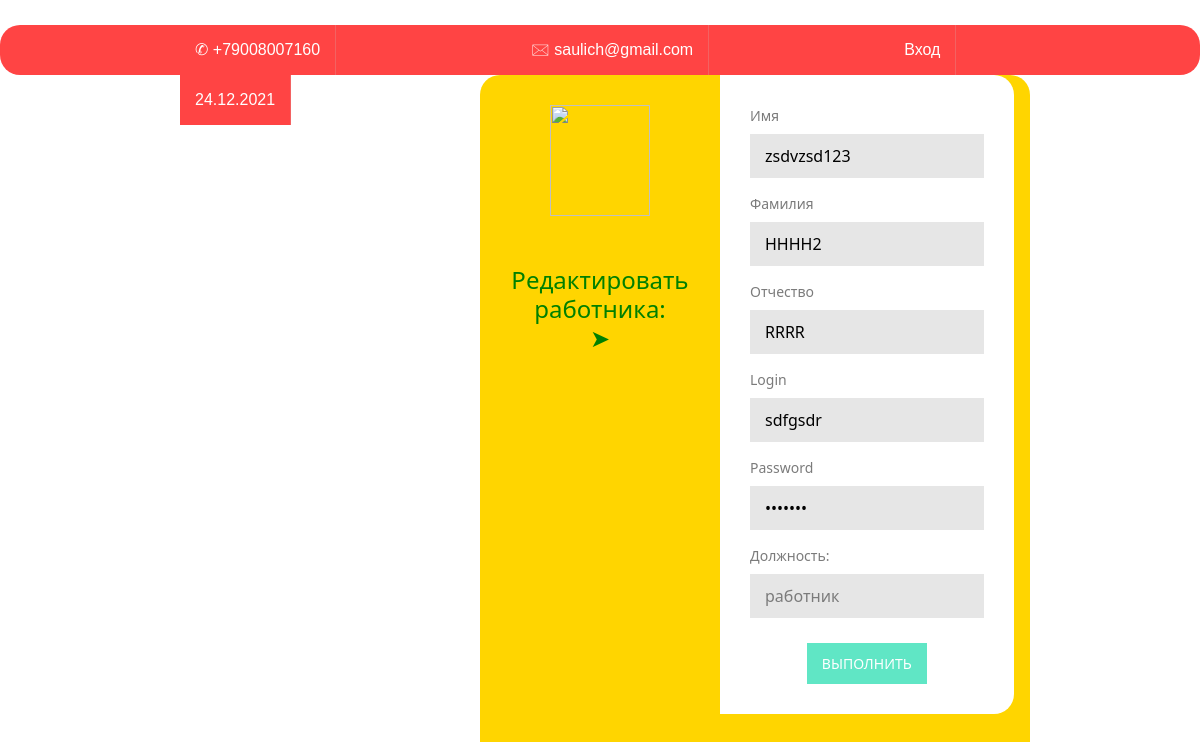
Screenshot of /edit_employeer.html/1 with the database file from the repository.
### firstapp/models.py (models this page shows, shortened)
class User(models.Model):
    login = models.CharField(max_length=50)
    password = models.CharField(max_length=50)
    name = models.CharField(max_length=50)
    surname = models.CharField(max_length=50)
    patronymic = models.CharField(max_length=50)
    photo_profile = models.ImageField(upload_to="photos_profile/%Y/%m/%d", verbose_name="Фото профиля")

### firstapp/views.py (the view, shortened to what this page needs)
# urls.py: path('edit_employeer.html/<int:id>', EditEmployeer.as_view()),
class EditEmployeer(View):
    def get(self, request, id):
        infoUser = get_info_user(id)
        context = {
            'infoUser': infoUser
        }
        return render(request, 'edit_employeer.html', context=context)

### firstapp/basa.py (called while the page is built)
def get_info_user(id):
    rez = User.objects.filter(id = id)
    return rez

### firstapp/templates/edit_employeer.html (shortened to what this page needs)
{% extends 'layout.html'%}
{% block content%}
<div class="form-wrap">
  <div class="profile"><img   src="http://cdn.onlinewebfonts.com/svg/download_243840.png" width="100" height="111">
    <h1>Редактировать работника: <br>
    &#10148;</h1>
  </div>
  <form method="post">
      {% for info in infoUser %}
        <div>
            <label for="name">Имя</label>
            <input type="text" name="name" value="{{info.name}}" required>
        </div>
        <div>
            <label for="surname">Фамилия</label>
            <input type="text" name="surname" value="{{info.surname}}" required>
        </div>
        <div>
            <label for="patronymic">Отчество</label>
            <input type="text" name="patronymic" value="{{info.patronymic}}" required>
        </div>
        <div>
            <label for="login">Login</label>
            <input type="text" name="login" value="{{info.login}}" required>
        </div>
        <div>
            <label for="psw">Password</label>
            <input type="password"  name="password" value="{{info.password}}" required>
        </div>
        <div>
            <label for="position">Должность:</label>
            <select name="position">
                <option value="работник">pаботник</option>
            </select>
        </div>
      {%endfor%}
    <button type="submit" name="registration">Выполнить</button>
  </form>
</div>
{% endblock %}

### firstapp/static/CSS/index.css (style rules this page uses)
h1 { color:Green; margin-button:50px; }

### firstapp/static/CSS/registration.css (style rules this page uses)
.form-wrap { width: 550px; background: #ffd500; border-radius: 20px; margin-left:40%; height: 810px; }
.form-wrap * { transition: .1s linear }
.profile { width: 240px; float: left; text-align: center; padding: 30px; }
form { background: white; float: left; width: calc(97% - 240px); padding: 30px; border-radius: 0 20px 20px 0; color: #7b7b7b; }
.form-wrap:after, form div:after { content: ""; display: table; clear: both; }
form div { margin-bottom: 15px; position: relative; }
h1 { font-size: 24px; font-weight: 400; position: relative; margin-top: 50px; }
h1:after { font-size: 40px; font-family: FontAwesome; position: absolute; top: 50px; left: 50%; transform: translateX(-50%); }
label, span { display: block; font-size: 14px; margin-bottom: 8px; }
input[type="text"], input[type="email"], input[type="password"],input[type="number"] { width: 100%; padding: 10px 15px; border-width: 0; background: #e6e6e6; outline: none; margin: 0; }
select { width: 100%; cursor: pointer; padding: 10px 15px; outline: 0; border: 0; background: #e6e6e6; color: #7b7b7b; -webkit-appearance: none; -moz-appearance: none; }
button { padding: 10px 0; border-width: 0; display: block; width: 120px; margin: 25px auto 0; background: #60e6c5; color: white; font-size: 14px; outline: none; text-transform: uppercase; }

### rows the page displays
User: name "zsdvzsd123", surname "HHHH2", patronymic "RRRR", login "sdfgsdr"
